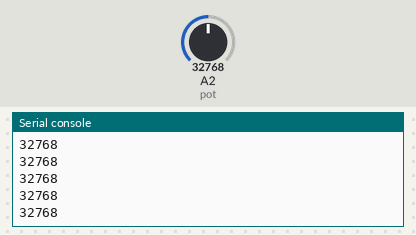
Simulated run of this program. Board: CircuitPython board. Parts: the last lines printed to the serial console. The inputs (shaded band) are chosen by the test bench; at power-on: A2 (pot) = 32768 (analog values on the 0–65535 scale).

Above: at 1.2 s.
1.3 s: A2 (pot) set to 45874
At 1.32 s:
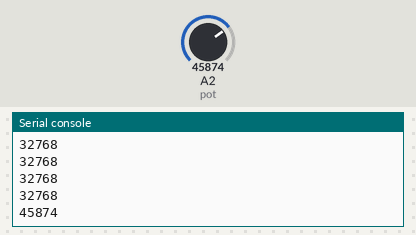
2.8 s: A2 (pot) set to 57670
At 2.82 s:
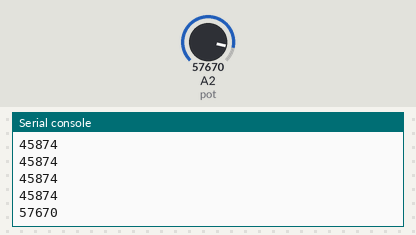
Timing chart, 0 to 5.8 s (numbered marks = the images above; inputs shaded):
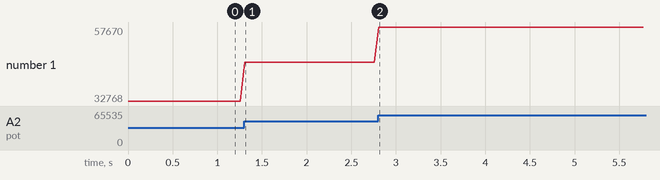

Measured:
- after the input at 1.3 s, the serial console: prints a new line at once (image 1)
- after the input at 2.8 s, the serial console: prints a new line at once (image 2)
- plotted number 1: 32768 → 45874 after the input at 1.3 s, 45874 → 57670 after the input at 2.8 s

The program:

Lab15_potentiometer.py
```python
import board
import time
import analogio
# 設定 A2 為類比輸入腳位, 並命名為 pot
pot = analogio.AnalogIn(board.A2)

while True:
    print(pot.value)  # 讀取可變電阻數值
    time.sleep(0.05)  # 暫停 0.05 秒
```
